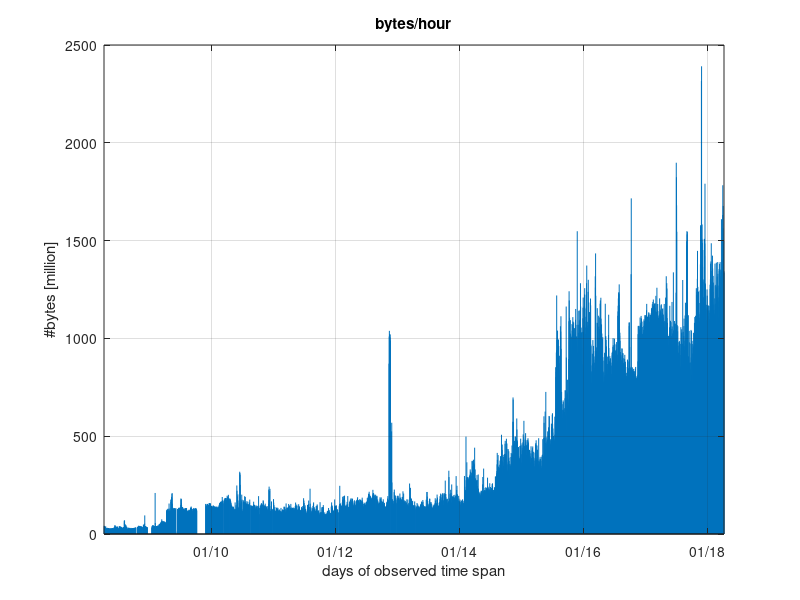
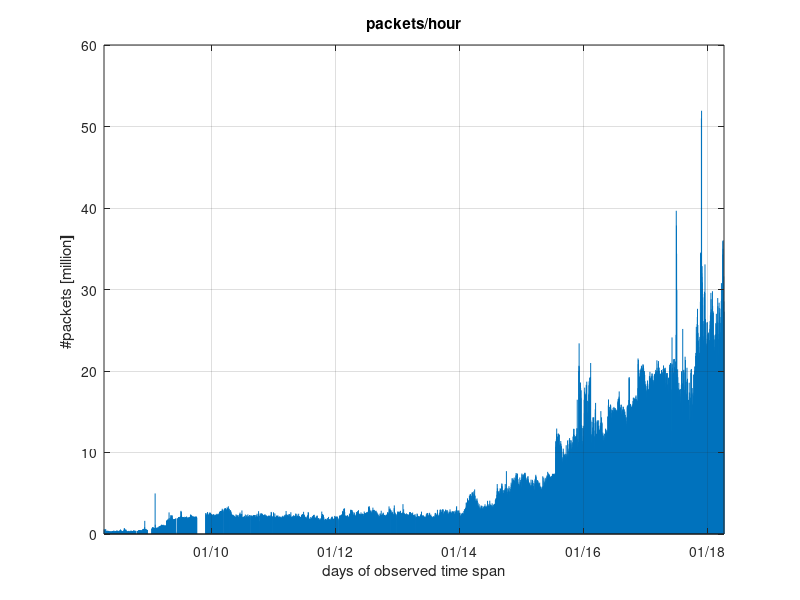
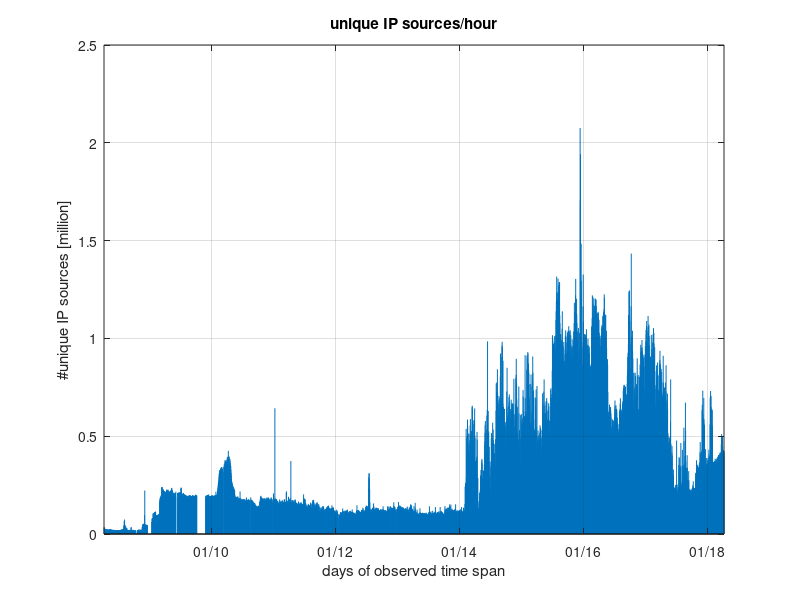
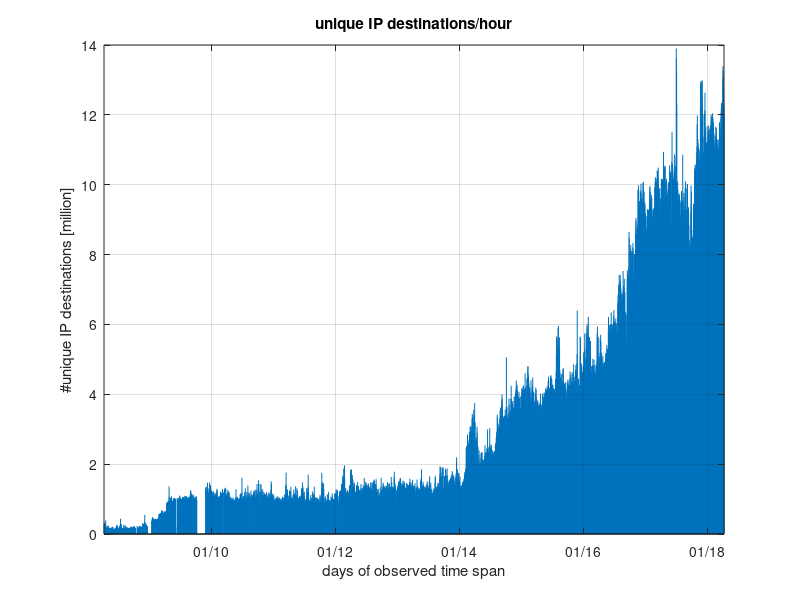

Source code (MATLAB) for these figures, in order: (Note: this script raises an error after producing the figures.)
rows = [2 3  4 5];
titles = {'bytes/hour', 'packets/hour', 'unique IP sources/hour', 'unique IP destinations/hour'};
filenames = {'rep_10_2', 'rep_10_1', 'rep_10_3', 'rep_10_4'};
ylabels = {'#bytes [million]' '#packets [million] ' '#unique IP sources [million]' '#unique IP destinations [million]'};

format long g
more off
set (gca, 'fontname', 'Helvetica', 'fontsize', 20)

idx = 0;
for rowindex = rows
    idx = idx +1;

    % Read in the data
    dataset = csvread('global_last10years.csv', 1, 0);

    data = dataset(:,rowindex);

    timestamps = datenum(1970, 1, 1, 0, 0, dataset(:,1));

    % Start a new figure
    figure
    % Do a stem plot
    stem(timestamps, data/10^6, 'marker', 'none')

    datetick('x', 'mm/yy');
    xlabel('days of observed time span');
    ylabel(ylabels{idx});
    title(titles{idx});
    grid on
    set (gca, 'layer', 'top');
    xlim([min(timestamps) max(timestamps)]);
    saveas(gcf, strcat("plots/", filenames{idx}), 'png')
end

% optional part
figure
data = dataset(:,3)
data = data ./ max(data);
b = (1/30)*ones(1,30);
a = 1;



plot(timestamps, smooth_pkts);
plot(timestamps, smooth_bytes);
plot(timestamps, smooth_ip_s);
plot(timestamps, smooth_ip_d);


%exit
